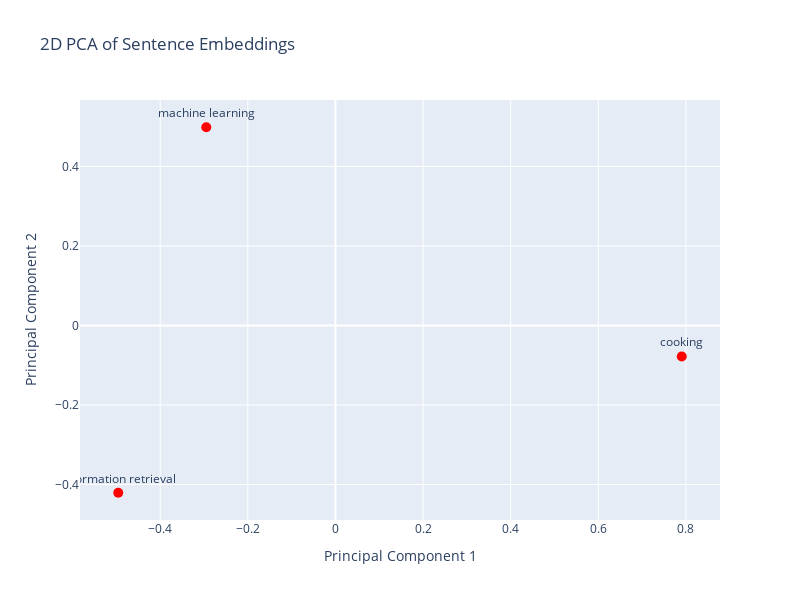
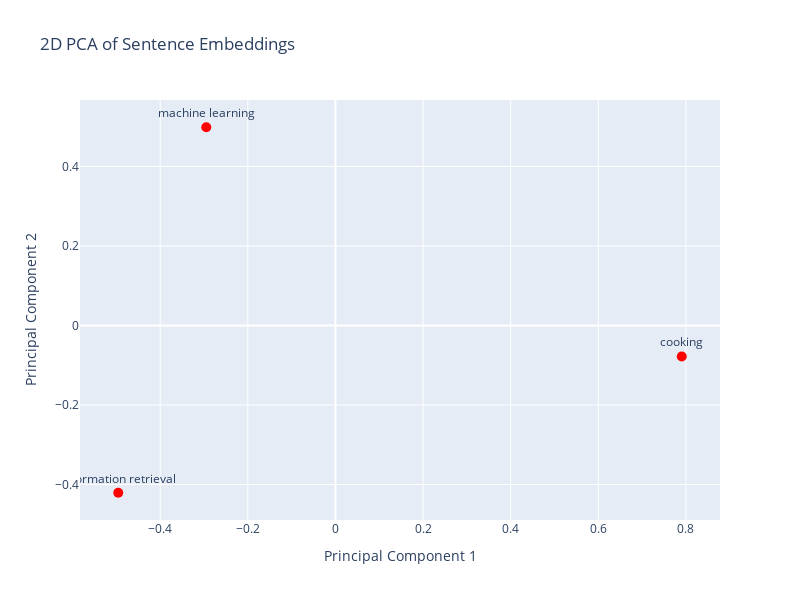

The code cell stored with these charts, in order, in its notebook:
### Markdown cell above
Let's start by defining some search queries.

### Code cell
queries = [
    "information retrieval",
    "machine learning",
    "cooking",
]
plots([(queries, embed(queries), "red")])

### Figure 1 — Plotly figure (JSON) as saved in the notebook; plotly's stock layout.template omitted (floating-point values rounded to 4 significant figures)
{"data": [{"marker": {"color": "red", "size": 10}, "mode": "markers+text", "text": ["information retrieval", "machine learning", "cooking"], "textposition": "top center", "type": "scatter", "x": [-0.4957, -0.2948, 0.7905], "y": [-0.4207, 0.4986, -0.0779]}], "layout": {"height": 600, "showlegend": false, "title": {"text": "2D PCA of Sentence Embeddings"}, "width": 800, "xaxis": {"title": {"text": "Principal Component 1"}}, "yaxis": {"title": {"text": "Principal Component 2"}}}}

### Figure 2 — Plotly figure (JSON) as saved in the notebook; plotly's stock layout.template omitted (floating-point values rounded to 4 significant figures)
{"data": [{"marker": {"color": "red", "size": 10}, "mode": "markers+text", "text": ["information retrieval", "machine learning", "cooking"], "textposition": "top center", "type": "scatter", "x": [-0.4957, -0.2948, 0.7905], "y": [-0.4207, 0.4986, -0.0779]}], "layout": {"height": 600, "showlegend": false, "title": {"text": "2D PCA of Sentence Embeddings"}, "width": 800, "xaxis": {"title": {"text": "Principal Component 1"}}, "yaxis": {"title": {"text": "Principal Component 2"}}}}
